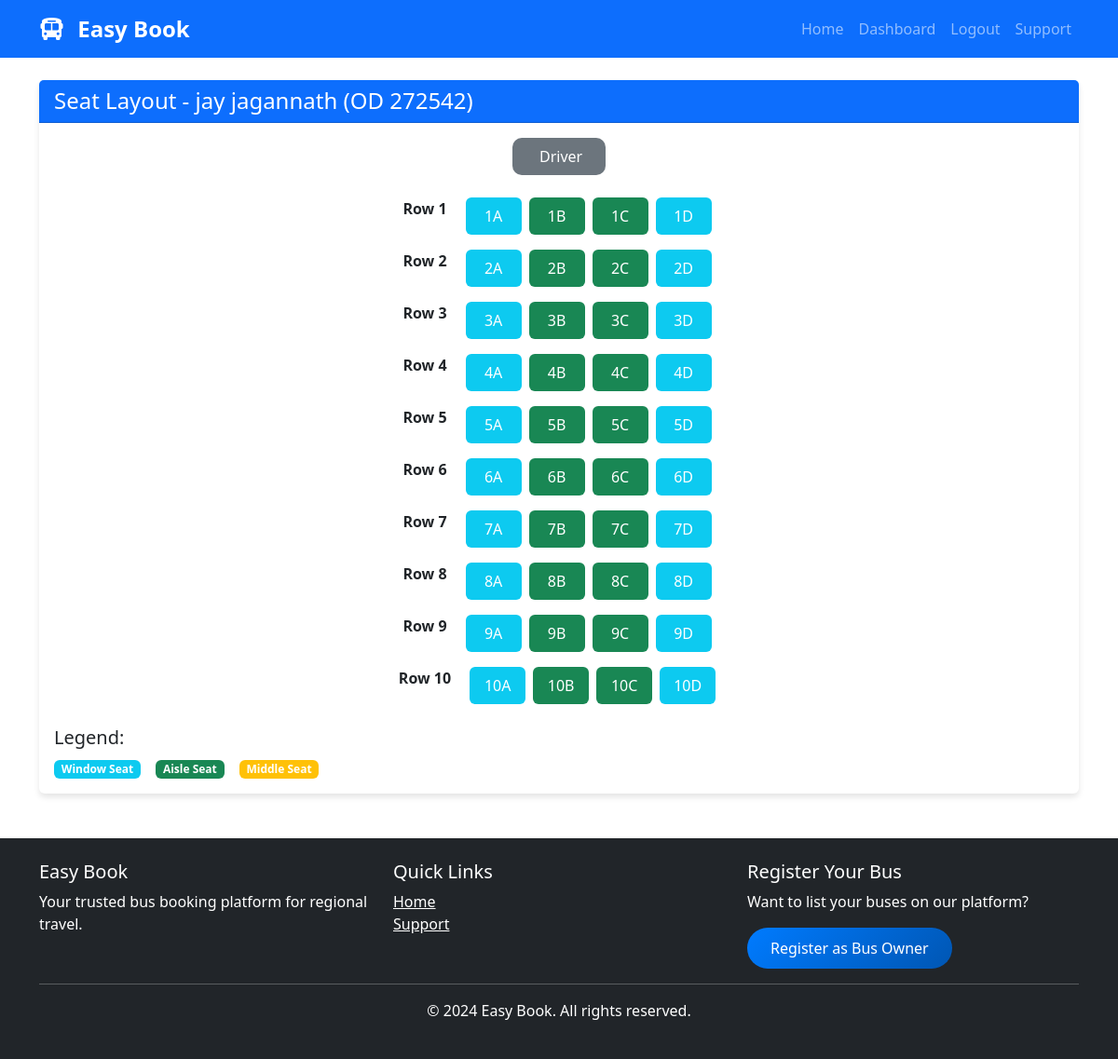
Screenshot of /bus-owner/seat-layout/5/ (signed in) with the database file from the repository.
### easybook/apps/bus_owners/models.py (models this page shows, shortened)
class Bus(models.Model):
    BUS_TYPES = (
        ('ac', 'AC'),
        ('non_ac', 'Non AC'),
        ('sleeper', 'Sleeper'),
        ('seater', 'Seater'),
        ('ac_sleeper', 'AC Sleeper'),
        ('luxury', 'Luxury'),
    )
    BUS_LAYOUTS = (
        ('2x2', '2 x 2 (4 seats per row)'),
        ('2x1', '2 x 1 (3 seats per row)'),
        ('1x2', '1 x 2 (3 seats per row)'),
        ('sleeper_2x1', 'Sleeper 2 x 1'),
        ('sleeper_1x1', 'Sleeper 1 x 1'),
    )
    owner = models.ForeignKey(User, on_delete=models.CASCADE, limit_choices_to={'user_type': 'bus_owner'}, related_name='buses')
    bus_name = models.CharField(max_length=100)
    bus_type = models.CharField(max_length=20, choices=BUS_TYPES)
    bus_number = models.CharField(max_length=20, unique=True)
    total_seats = models.IntegerField()
    seat_layout = models.CharField(max_length=20, choices=BUS_LAYOUTS, default='2x2')
    amenities = models.TextField(help_text="AC, WiFi, Charging point, etc.", blank=True)
    bus_image = models.ImageField(upload_to='bus_images/', null=True, blank=True)
    is_active = models.BooleanField(default=True)
    created_at = models.DateTimeField(auto_now_add=True)
    updated_at = models.DateTimeField(auto_now=True)

class Seat(models.Model):
    SEAT_TYPES = (
        ('window', 'Window'),
        ('aisle', 'Aisle'),
        ('middle', 'Middle'),
        ('sleeper_lower', 'Sleeper Lower'),
        ('sleeper_upper', 'Sleeper Upper'),
    )
    bus = models.ForeignKey(Bus, on_delete=models.CASCADE, related_name='seats')
    seat_number = models.CharField(max_length=10)
    seat_type = models.CharField(max_length=20, choices=SEAT_TYPES, default='window')
    seat_row = models.IntegerField()
    seat_column = models.IntegerField()
    is_active = models.BooleanField(default=True)
    class Meta:
        unique_together = ['bus', 'seat_number']
        ordering = ['seat_row', 'seat_column']

### easybook/apps/bus_owners/views.py (the view)
# urls.py: path('seat-layout/<int:bus_id>/', views.bus_seat_layout, name='bus_seat_layout'),
@login_required
def bus_seat_layout(request, bus_id):
    if request.user.user_type != 'bus_owner':
        messages.error(request, 'Access denied. Bus owner only.')
        return redirect('home')
    bus = get_object_or_404(Bus, id=bus_id, owner=request.user)
    seats = Seat.objects.filter(bus=bus).order_by('seat_row', 'seat_column')
    seat_rows = {}
    for seat in seats:
        if seat.seat_row not in seat_rows:
            seat_rows[seat.seat_row] = []
        seat_rows[seat.seat_row].append(seat)
    return render(request, 'bus_owner/seat_layout.html', {
        'bus': bus,
        'seat_rows': dict(sorted(seat_rows.items()))
    })

### templates/bus_owner/seat_layout.html (shortened to what this page needs)
{% extends 'base.html' %}
{% block content %}
<div class="container mt-4">
    <div class="row">
        <div class="col-12">
            <div class="card">
                <div class="card-header bg-primary text-white">
                    <h4 class="mb-0">Seat Layout - {{ bus.bus_name }} ({{ bus.bus_number }})</h4>
                </div>
                <div class="card-body">
                    <div class="bus-layout">
                        <div class="text-center mb-4">
                            <div class="driver-seat bg-secondary text-white p-2 d-inline-block">
                                 Driver
                            </div>
                        </div>
                        {% for row_num, seats in seat_rows.items %}
                        <div class="seat-row d-flex justify-content-center mb-3">
                            <span class="row-label me-3 fw-bold">Row {{ row_num }}</span>
                            {% for seat in seats %}
                            <div class="seat mx-1 p-2 text-center
                                {% if seat.seat_type == 'window' %}bg-info
                                {% elif seat.seat_type == 'aisle' %}bg-success
                                {% else %}bg-warning{% endif %}
                                text-white rounded" style="width: 60px;">
                                {{ seat.seat_number }}
                            </div>
                            {% endfor %}
                        </div>
                        {% endfor %}
                    </div>
                    <div class="seat-legend mt-4">
                        <h5>Legend:</h5>
                        <div class="d-flex gap-3">
                            <div><span class="badge bg-info">Window Seat</span></div>
                            <div><span class="badge bg-success">Aisle Seat</span></div>
                            <div><span class="badge bg-warning">Middle Seat</span></div>
                        </div>
                    </div>
                </div>
            </div>
        </div>
    </div>
</div>
{% endblock %}

### static/css/style.css (style rules this page uses)
:root { --primary-color: #007bff; --secondary-color: #6c757d; }
body { font-family: 'Segoe UI', Tahoma, Geneva, Verdana, sans-serif; min-height: 100vh; display: flex; flex-direction: column; }
.card { border: none; box-shadow: 0 4px 6px rgba(0,0,0,.1); transition: transform 0.3s ease; }

### templates/bus_owner/seat_layout.html (style rules this page uses)
.seat { cursor: pointer; transition: transform 0.2s; }
.driver-seat { width: 100px; border-radius: 10px; }

### rows the page displays
Bus: bus_name "jay jagannath", bus_number "OD 272542"
Seat: row_num "1", seat_number "1A"
Seat: seat_number "1B"
Seat: seat_number "1C"
Seat: seat_number "1D"
Seat: seat_row "2", seat_number "2A"
Seat: seat_number "2B"
Seat: seat_number "2C"
Seat: seat_number "2D"
Seat: seat_row "3", seat_number "3A"
Seat: seat_number "3B"
Seat: seat_number "3C"
Seat: seat_number "3D"
Seat: seat_row "4", seat_number "4A"
Seat: seat_number "4B"
Seat: seat_number "4C"
Seat: seat_number "4D"
Seat: row_num "5", seat_number "5A"
Seat: seat_number "5B"
Seat: seat_number "5C"
Seat: seat_number "5D"
Seat: seat_row "6", seat_number "6A"
Seat: seat_number "6B"
Seat: seat_number "6C"
Seat: seat_number "6D"
Seat: seat_row "7", seat_number "7A"
Seat: seat_number "7B"
Seat: seat_number "7C"
Seat: seat_number "7D"
Seat: seat_row "8", seat_number "8A"
Seat: seat_number "8B"
Seat: seat_number "8C"
Seat: seat_number "8D"
Seat: seat_row "9", seat_number "9A"
Seat: seat_number "9B"
Seat: seat_number "9C"
Seat: seat_number "9D"
Seat: seat_row "10", seat_number "10A"
Seat: seat_number "10B"
Seat: seat_number "10C"
Seat: seat_number "10D"
